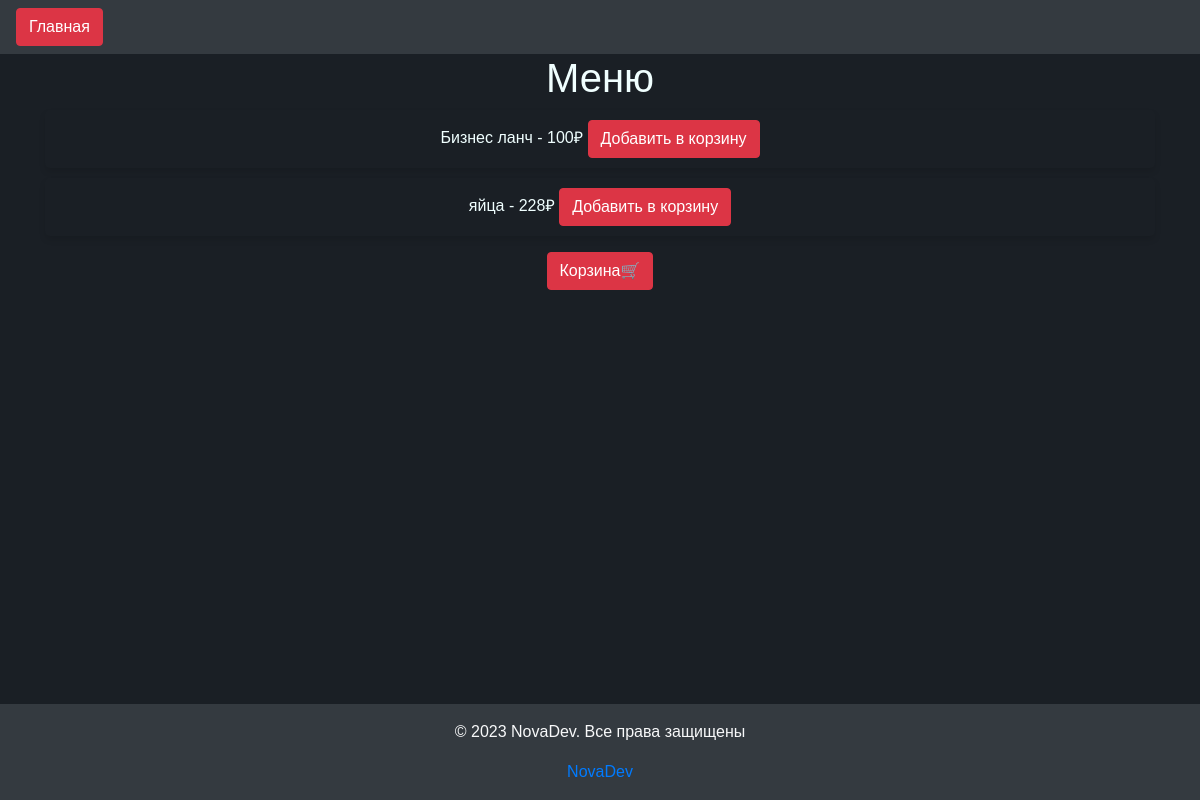
Before: /create_order (signed in) with the older database file.
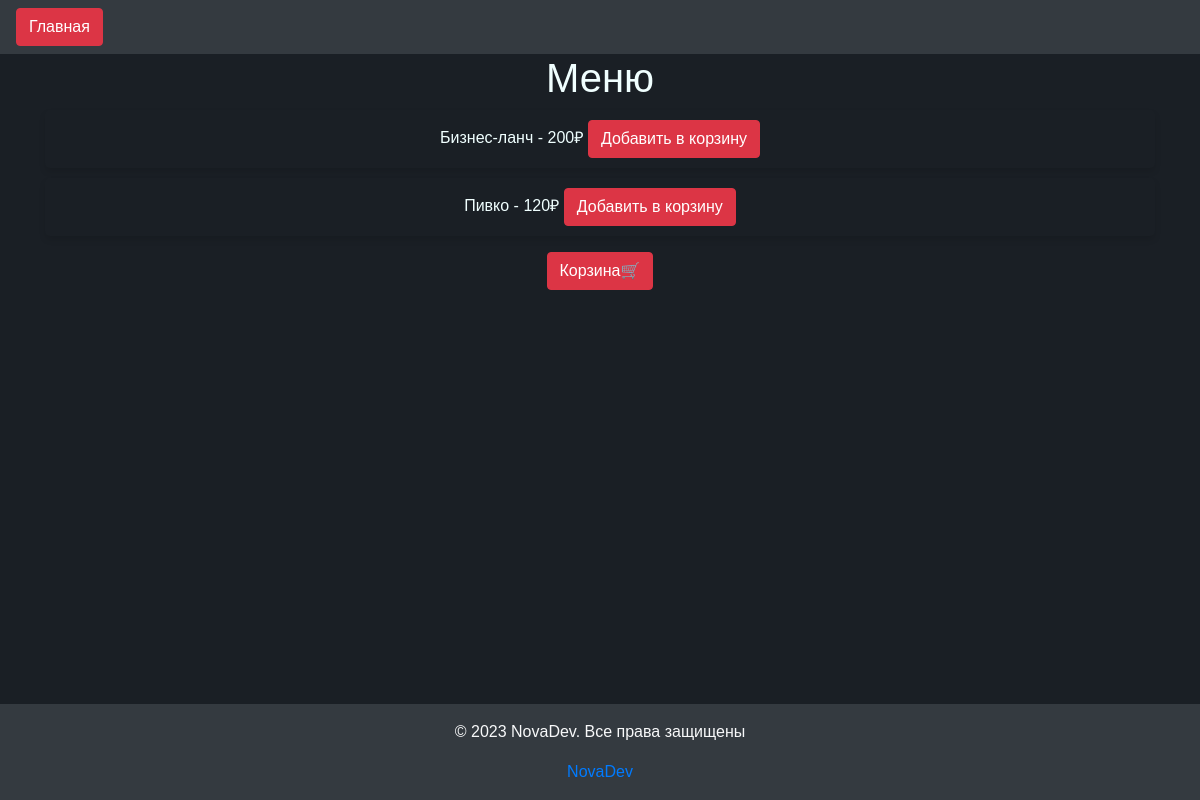
After: the same page with the newer database file.
### tables this page shows
CREATE TABLE products (id INT PRIMARY KEY, name VARCHAR(255), price INT, image VARCHAR(255));

### main.py (the view)
@app.route('/create_order')
@login_required
def creating_an_order():
    products = {}
    for i in get_products_from_db():
        products[i[0]] = {'name': i[1], 'price': i[2]}
    return render_template('basket.html', products=products)

### UserLogin.py (called while the page is built)
    def fromDB(self, user_id, db):
        cur = db.cursor()
        cur.execute('''SELECT * FROM users WHERE id = ?;''', (user_id))
        res = cur.fetchall()
        self.user = res[0]
        return self

### main.py (called while the page is built)
@login_manager.user_loader
def load_user(user_id):
    print('load_user')
    return UserLogin().fromDB(user_id, get_db())

def get_db():
    db = getattr(g, '_database', None)
    if db is None:
        db = g._database = sqlite3.connect(app.config['DATABASE'])
    return db

def get_products_from_db():
    cur = get_db().cursor()
    cur.execute('''SELECT id, name, price FROM products;''')
    res = cur.fetchall()
    return res

### templates/basket.html (shortened to what this page needs)
{% extends 'base.html' %}
{% block title %}
<link rel='stylesheet prefetch' href='http://maxcdn.bootstrapcdn.com/font-awesome/4.1.0/css/font-awesome.min.css'>
<link rel="stylesheet" href="/static/css/style.css">
{% endblock title %}
{% block body %}
<div class="container text-center">
    <h1 style="color: azure">Меню</h1>
    <ul>
        {% for id, product in products.items() %}
            <li>
                <form action="/add_to_cart" method="post">
                    <span style="color: azure">{{ product.name }} - {{ product.price }}₽</span>
                    <button class="btn btn-primary" id="add-{{ product.name }}" type="submit">Добавить в корзину</button>
                </form>
            </li>
        {% endfor %}
    </ul>
    <button class="btn btn-primary" onclick="location.href='/addict'">Корзина🛒</button>
</div>
{% endblock body %}

### templates/base.html (shortened to what this page needs)
<!DOCTYPE html>
<html lang="ru">
<head>
  <link rel="stylesheet" href="https://maxcdn.bootstrapcdn.com/bootstrap/4.5.2/css/bootstrap.min.css">
  <link rel="stylesheet" href="/static/css/styles.css">
  {% block title %} {% endblock title %}
</head>
<body>
  <nav class="navbar navbar-dark bg-dark bg-gradient">
    <button onclick="location.href='/'" type="button" class="btn btn-primary">Главная</button>
  </nav>
  {% block body %} {% endblock body %}
  <footer class="bg-dark text-center text-light py-3">
    <p>&copy; 2023 NovaDev. Все права защищены</p>
    <a style="text-decoration: none;" href="https://github.com/Nova-Web-Development">NovaDev</a>
  </footer>
</body>
</html>

### static/css/styles.css (style rules this page uses)
html { width: 100%; height: 100%; }
body { width: auto; height: auto; padding: initial; margin: initial; border: initial; background-color: #f7f7f7; display: flex; flex-direction: column; min-height: 100%; }
nav { width: 100%; height: 10%; }
.container { flex: 1; }
footer { flex-shrink: 0; }
.btn-primary { background-color: #dc3545; border-color: #dc3545; }

### static/css/style.css (style rules this page uses)
*, *:after, *:before { box-sizing: border-box; }
html, body { background: #1a1f25; font-family: 'Roboto', sans-serif; }
form { position: relative; }

### templates/basket.html (style rules this page uses)
body { font-family: Arial, sans-serif; }
h1 { text-align: center; color: #333; }
ul { list-style-type: none; padding: 0; }
li { margin-bottom: 10px; padding: 10px; border-radius: 5px; box-shadow: 0 4px 6px rgba(0, 0, 0, 0.1); }

Changed rows visible on the page:
changed products: name "Бизнес ланч" → "Бизнес-ланч" (drawn)
changed products: name "яйца" → "Пивко" (drawn)
Other visible differences:
new list line: "Бизнес-ланч 200"
new list line: "- ₽ Добавить в корзину"
new list line: "Пивко 120"
list line gone: "Бизнес ланч 100"
list line gone: "- ₽ Добавить в корзину"
list line gone: "яйца 228"
